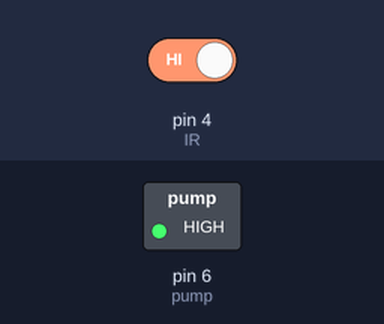
The sketch below on a simulated Arduino Uno, built with avr-gcc and run on an emulated ATmega328P. Parts: switched loads named in the sketch (green lamp = pin HIGH). Inputs (shaded band) come from the test bench; at power-on: pin 4 (IR) HIGH.

Above: at 1.2 s.
1.3 s: pin 4 (IR) driven LOW
At 2.2 s:
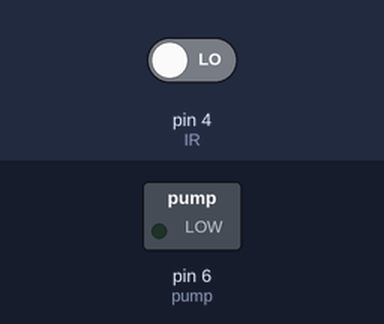
Timing chart, 0 to 4.3 s (numbered marks = the images above; inputs shaded):
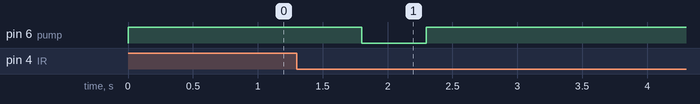

The sketch:

smartgate_keeper.ino
```cpp
#define IR 4
#define pump 6
int timer=0;
int offtime = 10000;
int x = 0;
bool ir_val =0;

void setup()
{
  Serial.begin(9600);
  pinMode(IR, INPUT);
  pinMode(pump, OUTPUT);
}

void loop()
{
  ir_val = digitalRead(IR);
  if(ir_val == LOW && timer<=offtime){
    timer++;
    delay(500);
  }else{
    timer = 0;
  }

  if(timer == 0 || timer>1){
    digitalWrite(pump, HIGH);
  }else{
    digitalWrite(pump, LOW);
  }
  }
```

Measured:
- after the input at 1.3 s, pin 6 (pump): HIGH → LOW after 0.50 s, → HIGH 0.50 s later
